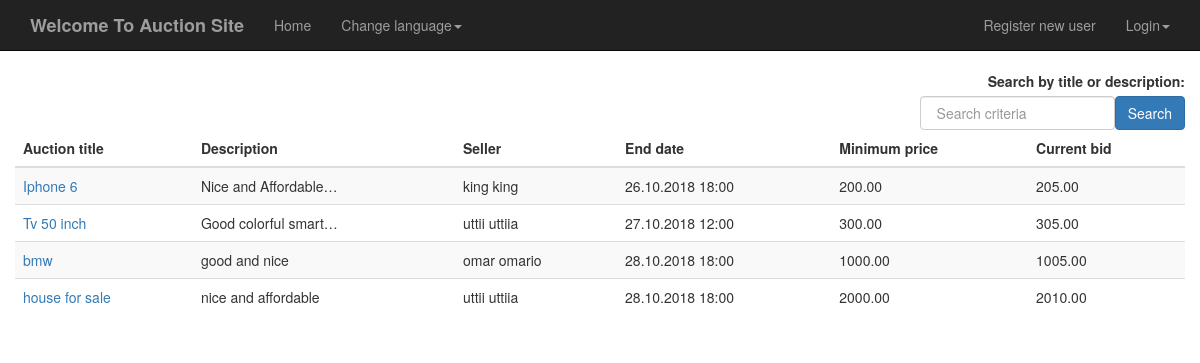
Screenshot of /YAAS/ with the database file from the repository.
### yaasApp/models.py (models this page shows, shortened)
class Auction(models.Model):
    title = models.CharField(_("Title"), max_length=30)
    id = models.AutoField(primary_key=True)
    seller = models.ForeignKey(User, related_name='seller', on_delete=models.PROTECT)
    description = models.TextField(_("Description"), )
    start_date = models.DateTimeField(_("Start date"), auto_now_add=True)
    updated_date = models.DateTimeField(_("Updated date"), auto_now=True)
    end_date = models.DateTimeField(_("End date"), )
    minimum_price = models.DecimalField(_("Minimum price"), max_digits=10, decimal_places=2)
    active = models.BooleanField(_("Active"), default=True)
    banned = models.BooleanField(_("Banned"), default=False)
    winner = models.ForeignKey(User, related_name='winner', null=True, blank=True, on_delete=models.PROTECT)
    @classmethod
    def getActive(cls):
        return cls.objects.filter(Q(active=True) & Q(banned=False))
    def getLatestBid(self):
        bid = Bid.getLatestBidForAuction(self)
        if bid:
            return bid.bid
        else:
            return 0.00

class Bid(models.Model):
    id = models.AutoField(primary_key=True)
    auction = models.ForeignKey(Auction, on_delete=models.PROTECT)
    bidder = models.ForeignKey(User, on_delete=models.PROTECT)
    bid = models.DecimalField(_("Bid"), max_digits=10, decimal_places=2)
    timestamp = models.DateTimeField(_("Timestamp"), auto_now_add=True)
    @classmethod
    def getLatestBidForAuction(cls, auction):
        try:
            bid = cls.objects.filter(auction=auction).latest("timestamp")
        except ObjectDoesNotExist:
            bid = None
        return bid

### yaasApp/views.py (the view)
# urls.py: 2. Add a URL to urlpatterns:  path('', views.home, name='home')
def home(request):
    template = "home.html"
    context = {"auctions": Auction.getActive()}
    return render(request, template, context)

### templates/home.html (shortened to what this page needs)
{% extends "base.html" %}
{% load i18n %}
{% block content %}
    <div class="row"><label class="control-label pull-right">{% trans "Search by title or description:" %}</label></div>
    <div class="row">
        <form class="form-inline pull-right" action="/YAAS/auction/search/" method="post">
            <div class="form-group pull-left">
                <input type="text" class="form-control" name="criteria" placeholder=" Search criteria">
            </div>
            <input type="submit" class="btn btn-primary pull-right" value="Search">
        </form>
    </div>
    <div class="row">
        <table class="table table-striped table-hover">
            <thead>
            <tr>
                <th>{% trans "Auction title" %}</th>
                <th>{% trans "Description" %}</th>
                <th>{% trans "Seller" %}</th>
                <th>{% trans "End date" %}</th>
                <th>{% trans "Minimum price" %}</th>
                <th>{% trans "Current bid" %}</th>
            </tr>
            </thead>
            <tbody>
            {% for a in auctions %}
                <tr>
                    <td><a href="/YAAS/auction/{{ a.id }}/">{{ a.title }}</a></td>
                    <td>{{ a.description|truncatechars:20 }}</td>
                    <td>{{ a.seller.get_full_name }}</td>
                    <td>{{ a.end_date|date:"d.m.Y H:i" }}</td>
                    <td>{{ a.minimum_price|floatformat:2 }}</td>
                    <td>{{ a.getLatestBid|floatformat:2 }}</td>
                </tr>
            {% endfor %}
            </tbody>
        </table>
    </div>
{% endblock %}

### templates/base.html (shortened to what this page needs)
<!DOCTYPE html>
<html>
<head>
    {% load staticfiles %}
    <link rel="stylesheet" type="text/css" href="{% static "bootstrap/css/bootstrap.min.css" %}">
</head>
<body>
{% load i18n %}
<div class="navbar navbar-inverse navbar-static-top">
    <div class="container">
        <b><a href="/YAAS/" class="navbar-brand">Welcome To Auction Site</a></b>
        <div class="collapse navbar-collapse navHeaderCollapse">
            <ul class="nav navbar-nav">
                <li><a href="/YAAS/">{% trans "Home" %}</a></li>
                <li class="dropdown">
                    <a href="#" class="dropdown-toggle" data-toggle="dropdown">{% trans "Change language" %}<strong class="caret"></strong></a>
                            <p>Current language: {% get_current_language as LANGUAGE_CODE %} {{ LANGUAGE_CODE }}</p>
                </li>
            </ul>
            <ul class="nav navbar-nav navbar-right">
                {% if user.is_authenticated %}
                <li><p class="navbar-text"><b>{% trans "Logged in as " %}{{ user.username }}</b></p></li>
                <li><a href="/YAAS/user/">{% trans "Edit user info" %}</a></li>
                <li><a href="/YAAS/logout/">{% trans "Logout" %}</a></li>
                {% else %}
                <li><a href="/YAAS/user/register/">{% trans "Register new user" %}</a></li>
                <li class="dropdown">
                    <a href="#" class="dropdown-toggle" data-toggle="dropdown">{% trans "Login" %}<strong class="caret"></strong></a>
                </li>
                {% endif %}
            </ul>
        </div>
    </div>
</div>
<div class="container">
    {% block content %}{% endblock %}
</div>
</body>
</html>

### rows the page displays
Auction: title "Iphone 6", description "Nice and Affordable…", seller.get_full_name "king king", end_date "26.10.2018 18:00", minimum_price "200.00", getLatestBid "205.00"
Auction: title "Tv 50 inch", description "Good colorful smart…", seller.get_full_name "uttii uttiia", end_date "27.10.2018 12:00", minimum_price "300.00", getLatestBid "305.00"
Auction: title "bmw", description "good and nice", seller.get_full_name "omar omario", end_date "28.10.2018 18:00", minimum_price "1000.00", getLatestBid "1005.00"
Auction: title "house for sale", description "nice and affordable", seller.get_full_name "uttii uttiia", end_date "28.10.2018 18:00", minimum_price "2000.00", getLatestBid "2010.00"
